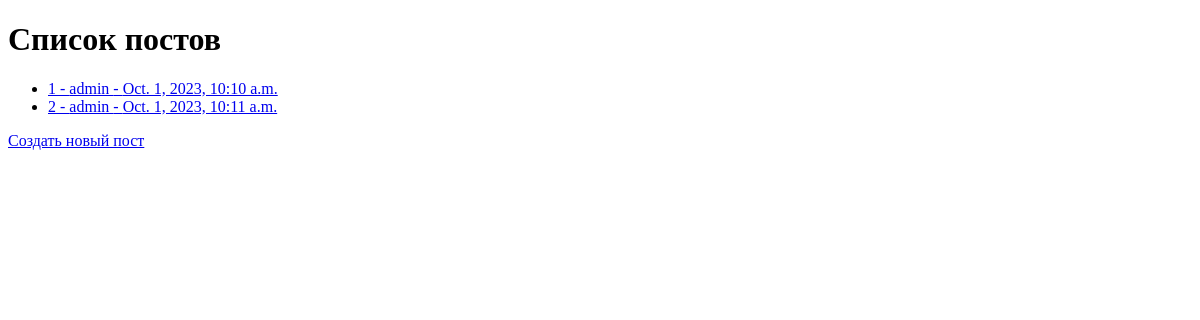
Before: / with the older database file.
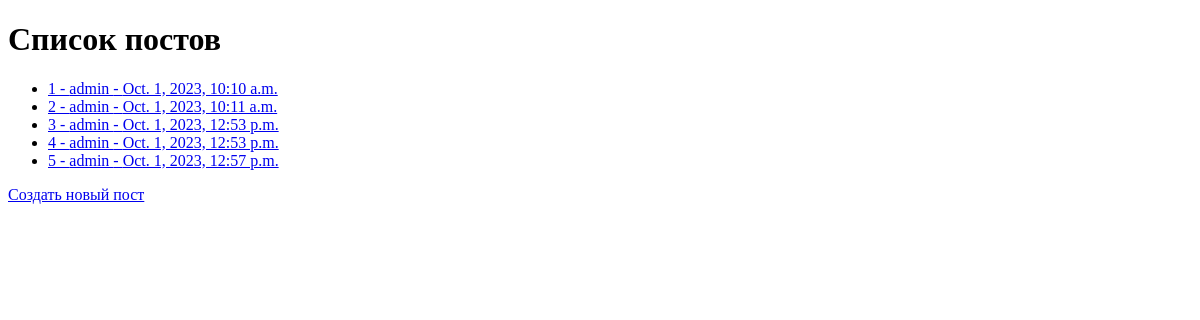
After: the same page with the newer database file.
### posts/models.py (models this page shows, shortened)
class Post(models.Model):
    user = models.ForeignKey(User, on_delete=models.CASCADE)
    content = models.TextField()
    created_at = models.DateTimeField(auto_now_add=True)

### posts/views.py (the view)
# urls.py: path('', views.post_list, name='post_list'),
def post_list(request):
    posts = Post.objects.all()
    return render(request, 'posts/post_list.html', {'posts': posts})

### posts/templates/posts/post_list.html (shortened to what this page needs)
<!DOCTYPE html>
<html>
<head>
</head>
<body>
<h1>Список постов</h1>
<ul>
    {% for post in posts %}
        <li><a href="{% url 'post_detail' post.pk %}">{{ post.id }} - {{ post.user.username }} - {{ post.created_at }}</a></li>
    {% empty %}
        <li>Нет доступных постов.</li>
    {% endfor %}
</ul>
<a href="{% url 'post_create' %}">Создать новый пост</a>
</body>
</html>

Changed rows visible on the page:
added Post: id "3", user.username "admin", created_at "Oct. 1, 2023, 12:53 p.m."
added Post: id "4", user.username "admin", created_at "Oct. 1, 2023, 12:53 p.m."
added Post: id "5", user.username "admin", created_at "Oct. 1, 2023, 12:57 p.m."
